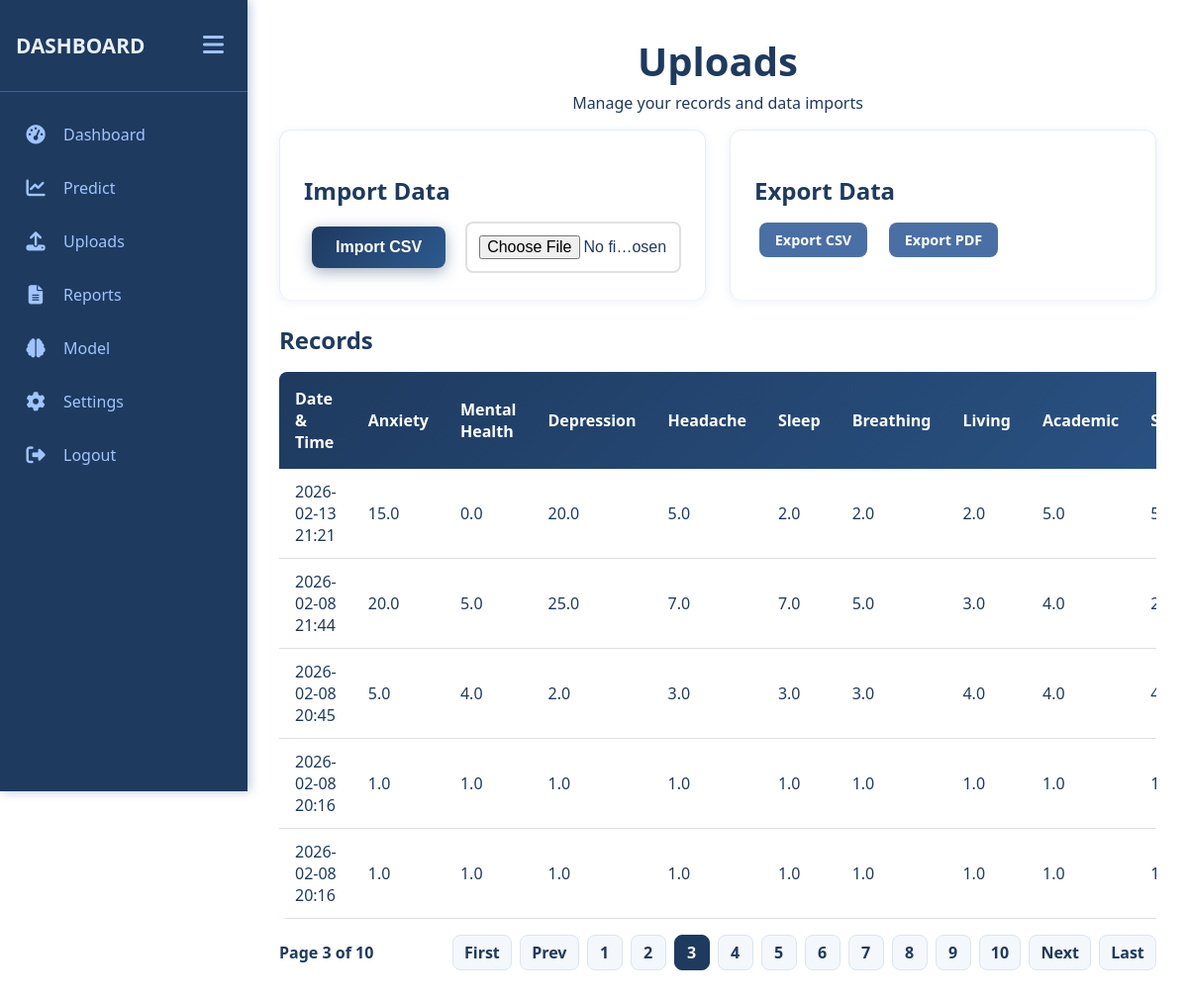
The app's page /uploads?page=3 (signed in) with its own data.
### app.py (models this page shows)
class StressRecord(db.Model):
    id = db.Column(db.Integer, primary_key=True)
    user_id = db.Column(db.Integer, db.ForeignKey('user.id'), nullable=False)
    timestamp = db.Column(db.DateTime, default=datetime.utcnow)
    anxiety_level = db.Column(db.Float)
    mental_health_history = db.Column(db.Float)
    depression = db.Column(db.Float)
    headache = db.Column(db.Float)
    sleep_quality = db.Column(db.Float)
    breathing_problem = db.Column(db.Float)
    living_conditions = db.Column(db.Float)
    academic_performance = db.Column(db.Float)
    study_load = db.Column(db.Float)
    future_career_concerns = db.Column(db.Float)
    extracurricular_activities = db.Column(db.Float)
    stress_level = db.Column(db.Integer)

### app.py (the view)
@app.route('/uploads', methods=['GET'])
@login_required
def uploads():
    user_id = session['user_id']
    page = request.args.get('page', 1, type=int)
    per_page = 5
    pagination = StressRecord.query.filter_by(user_id=user_id)\
        .order_by(StressRecord.timestamp.desc())\
        .paginate(page=page, per_page=per_page, error_out=False)
    message = request.args.get('msg')
    message_type = request.args.get('type', 'info')
    return render_template(
        'uploads.html',
        records=pagination.items,
        pagination=pagination,
        message=message,
        message_type=message_type
    )

### app.py (called while the page is built)
def login_required(f):
    @wraps(f)
    def decorated_function(*args, **kwargs):
        if 'user_id' not in session:
            return redirect(url_for('login_page'))
        return f(*args, **kwargs)
    return decorated_function

@app.context_processor
def inject_user():
    return {'username': session.get('username')}

### templates/uploads.html (shortened to what this page needs)
{% extends "base.html" %}
{% block content %}
    <div class="container">
        <h1 align="center">Uploads</h1>
        <p align="center" class="subtitle">Manage your records and data imports</p>
        <div class="uploads-actions">
            <div class="form-section uploads-card">
                <h3>Import Data</h3>
                <form method="POST" action="{{ url_for('uploads_import') }}" enctype="multipart/form-data">
                    <div class="form-group import-row">
                        <button type="submit" class="btn btn-primary">Import CSV</button>
                        <input class="form-control" type="file" id="data_file" name="data_file" accept=".csv,.xlsx,.xls" required>
                    </div>
                </form>
            </div>
            <div class="form-section uploads-card">
                <h3>Export Data</h3>
                <div class="export-buttons">
                    <a class="btn btn-secondary btn-small" href="{{ url_for('uploads_export_csv') }}">Export CSV</a>
                    <a class="btn btn-secondary btn-small" href="{{ url_for('uploads_export_pdf') }}">Export PDF</a>
                </div>
            </div>
        </div>
        <div class="recent-inputs-section">
            <h3>Records</h3>
            {% if records %}
            <div class="table-responsive">
                <table class="dashboard-table">
                    <thead>
                        <tr>
                            <th>Date & Time</th>
                            <th>Anxiety</th>
                            <th>Mental Health</th>
                            <th>Depression</th>
                            <th>Headache</th>
                            <th>Sleep</th>
                            <th>Breathing</th>
                            <th>Living</th>
                            <th>Academic</th>
                            <th>Study</th>
                        </tr>
                    </thead>
                    <tbody>
                        {% for record in records %}
                        <tr>
                            <td>{{ record.timestamp.strftime('%Y-%m-%d %H:%M') }}</td>
                            <td>{{ record.anxiety_level }}</td>
                            <td>{{ record.mental_health_history }}</td>
                            <td>{{ record.depression }}</td>
                            <td>{{ record.headache }}</td>
                            <td>{{ record.sleep_quality }}</td>
                            <td>{{ record.breathing_problem }}</td>
                            <td>{{ record.living_conditions }}</td>
                            <td>{{ record.academic_performance }}</td>
                            <td>{{ record.study_load }}</td>
                        </tr>
                        {% endfor %}
                    </tbody>
                </table>
            </div>
            {% if pagination and pagination.pages > 1 %}
            <div class="pagination">
                <div class="pagination-info">
                    Page {{ pagination.page }} of {{ pagination.pages }}
                </div>
                <div class="pagination-links">
                    {% if pagination.has_prev %}
                        <a class="page-link" href="{{ url_for('uploads', page=1) }}">First</a>
                        <a class="page-link" href="{{ url_for('uploads', page=pagination.prev_num) }}">Prev</a>
                    {% else %}
                        <span class="page-link disabled">First</span>
                        <span class="page-link disabled">Prev</span>
                    {% endif %}
                    {% for p in range(1, pagination.pages + 1) %}
                        {% if p == pagination.page %}
                            <span class="page-link active">{{ p }}</span>
                        {% else %}
                            <a class="page-link" href="{{ url_for('uploads', page=p) }}">{{ p }}</a>
                        {% endif %}
                    {% endfor %}
                    {% if pagination.has_next %}
                        <a class="page-link" href="{{ url_for('uploads', page=pagination.next_num) }}">Next</a>
                        <a class="page-link" href="{{ url_for('uploads', page=pagination.pages) }}">Last</a>
                    {% else %}
                        <span class="page-link disabled">Next</span>
                        <span class="page-link disabled">Last</span>
                    {% endif %}
                </div>
            </div>
            {% endif %}
            {% else %}
                <div class="alert alert-info">No records available yet.</div>
            {% endif %}
        </div>
    </div>
{% endblock %}

### static/styles.css (style rules this page uses)
* { box-sizing: border-box; }
body { font-family: 'Segoe UI', Tahoma, Geneva, Verdana, sans-serif; background: white; margin: 0; padding: 0; min-height: 100vh; color: #1e3a5f; }
.container { width: 100%; margin: 0; background-color: transparent; padding: 2rem; border-radius: 0; box-shadow: none; }
h1, h2, h3 { color: #1e3a5f; font-family: 'Segoe UI', sans-serif; }
h1 { font-size: 2.5rem; margin-top: 0.1rem; margin-bottom: 0.25rem; color: #1e3a5f; }
h3 { font-size: 1.5rem; margin-top: 1.25rem; margin-bottom: 0.75rem; color: #1e3a5f; }
.subtitle { color: #1e3a5f; font-size: 1rem; margin-bottom: 1rem; margin-top: 0.25rem; }
.form-section { margin-bottom: 2rem; padding-bottom: 2rem; border-bottom: 1px solid #e0e0e0; }
.form-section:last-child { border-bottom: none; }
.form-group { margin-bottom: 1.5rem; }
.form-control { width: 100%; padding: 0.75rem; border: 2px solid #e0e0e0; border-radius: 8px; font-size: 1rem; transition: border-color 0.3s, box-shadow 0.3s; }
.uploads-actions { display: grid; grid-template-columns: repeat(2, minmax(0, 1fr)); gap: 1.5rem; align-items: stretch; }
.uploads-card { background-color: white; border-radius: 12px; padding: 1.5rem; box-shadow: 0 2px 10px rgba(11, 61, 145, 0.08); border: 1px solid #e7eef7; height: 100%; }
.uploads-actions .form-section { margin-bottom: 0; padding-bottom: 0; border-bottom: none; }
.export-buttons { display: flex; gap: 0.75rem; flex-wrap: wrap; }
.import-row { display: flex; align-items: center; gap: 0.75rem; }
.import-row .form-control { flex: 1; }
.btn { padding: 0.75rem 1.5rem; border: none; border-radius: 8px; font-size: 1rem; cursor: pointer; transition: all 0.3s ease; font-weight: 600; text-decoration: none; display: inline-block; margin: 0.5rem; }
.btn-primary { background: linear-gradient(135deg, #1e3a5f 0%, #2d5a8f 100%); color: white; box-shadow: 0 4px 15px rgba(30, 58, 95, 0.4); }
.btn-secondary { background-color: #4a6fa5; color: white; }
.btn-small { padding: 0.5rem 1rem; font-size: 0.9rem; margin: 0.3rem; }
.table-responsive { overflow-x: auto; margin: 1rem 0; }
.recent-inputs-section .table-responsive { max-height: none; overflow-y: visible; }
.history-table, .dashboard-table { width: 100%; border-collapse: collapse; background-color: white; border-radius: 8px; overflow: hidden; box-shadow: 0 2px 10px rgba(11, 61, 145, 0.05); }
.history-table thead, .dashboard-table thead { background: linear-gradient(135deg, #1e3a5f 0%, #2d5a8f 100%); color: white; }
.history-table th, .dashboard-table th { padding: 1rem; text-align: left; font-weight: 600; }
.history-table td, .dashboard-table td { padding: 0.75rem 1rem; border-bottom: 1px solid #e0e0e0; }
.recent-inputs-section { margin: 1.5rem 0; }
.pagination { display: flex; flex-wrap: wrap; align-items: center; justify-content: space-between; gap: 0.75rem; margin-top: 1rem; }
.pagination-info { color: #1e3a5f; font-weight: 600; }
.pagination-links { display: flex; flex-wrap: wrap; gap: 0.5rem; }
.page-link { display: inline-flex; align-items: center; justify-content: center; min-width: 36px; padding: 0.4rem 0.7rem; border-radius: 8px; background-color: #f4f7fb; color: #1e3a5f; text-decoration: none; border: 1px solid #dbe5f1; font-weight: 600; }
.page-link.active { background-color: #1e3a5f; color: white; border-color: #1e3a5f; }

### records on screen
StressRecord: timestamp "2026-02-13 21:21", anxiety_level "15.0", mental_health_history "0.0", depression "20.0", headache "5.0", sleep_quality "2.0", breathing_problem "2.0", living_conditions "2.0", academic_performance "5.0"
StressRecord: timestamp "2026-02-08 21:44", anxiety_level "20.0", mental_health_history "5.0", depression "25.0", headache "7.0", sleep_quality "7.0", breathing_problem "5.0", living_conditions "3.0", academic_performance "4.0"
StressRecord: timestamp "2026-02-08 20:45", anxiety_level "5.0", mental_health_history "4.0", depression "2.0", headache "3.0", sleep_quality "3.0", breathing_problem "3.0", living_conditions "4.0", academic_performance "4.0"
StressRecord: timestamp "2026-02-08 20:16", anxiety_level "1.0", mental_health_history "1.0", depression "1.0", headache "1.0", sleep_quality "1.0", breathing_problem "1.0", living_conditions "1.0", academic_performance "1.0"
StressRecord: timestamp "2026-02-08 20:16", anxiety_level "1.0", mental_health_history "1.0", depression "1.0", headache "1.0", sleep_quality "1.0", breathing_problem "1.0", living_conditions "1.0", academic_performance "1.0"

### other values on screen
{{ pagination.page }} "3"
{{ pagination.pages }} "10"
{{ p }} "1" "2" "4" "5" "6" "7" "8" "9" "10"
{{ p }} "3"
